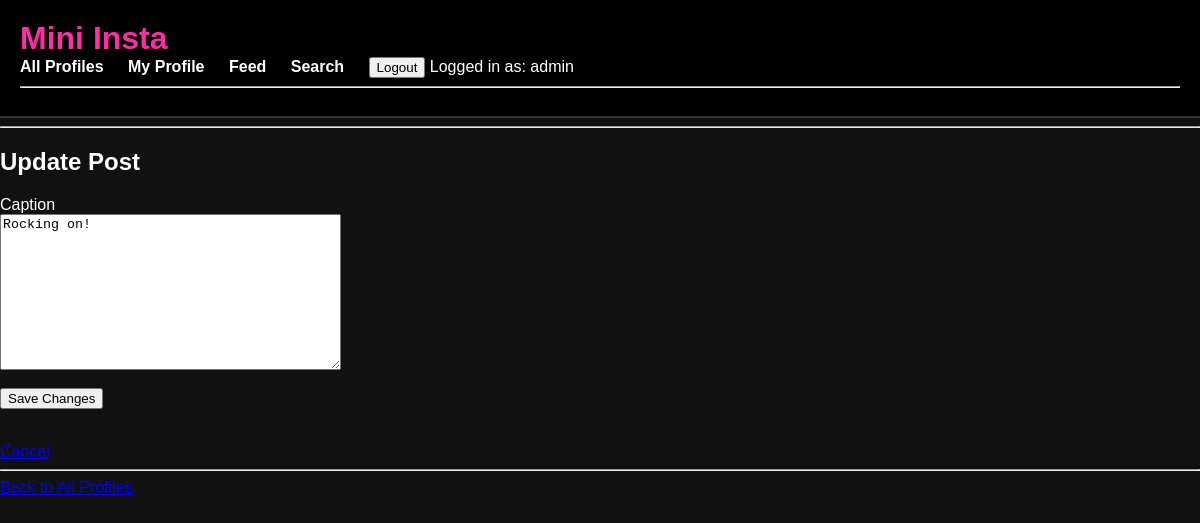
Before: /mini_insta/post/1/update/ (signed in) with the older database file.
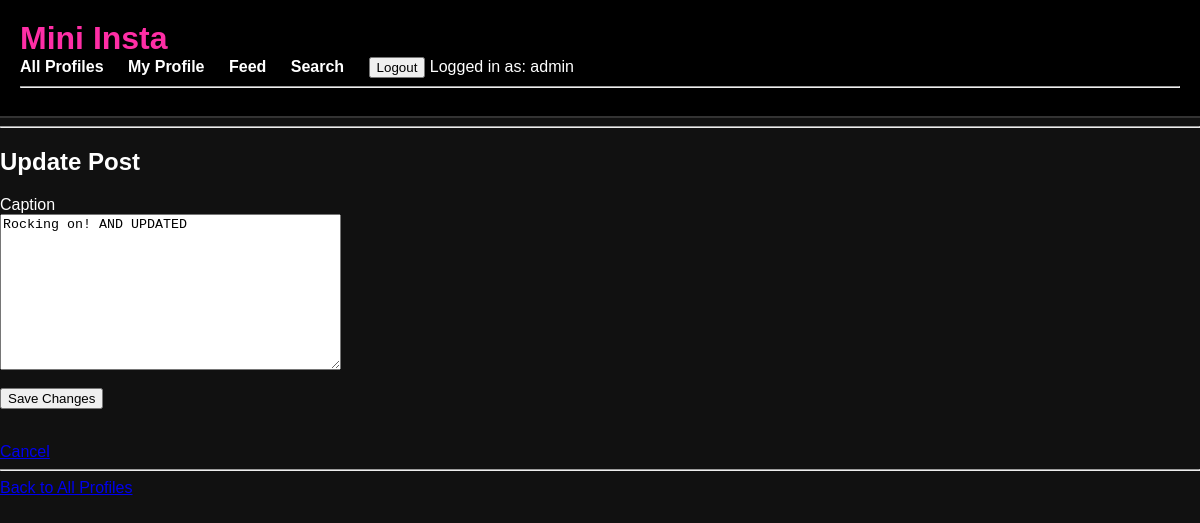
After: the same page with the newer database file.
### mini_insta/models.py (models this page shows, shortened)
class Post(models.Model):
    profile = models.ForeignKey("Profile", on_delete=models.CASCADE)
    caption = models.TextField(blank=True)
    timestamp = models.DateTimeField(auto_now_add=True)

### mini_insta/views.py (the view, shortened to what this page needs)
# urls.py: path("post/<int:pk>/update/", UpdatePostView.as_view(), name="update_post"),
class UpdatePostView(UserOwnsProfileMixin, UpdateView):
    model = Post
    fields = ['caption']
    template_name = "mini_insta/update_post_form.html"
    def get_queryset(self):
        return Post.objects.filter(profile=self.get_user_profile())

### mini_insta/views.py (called while the page is built)
    def get_user_profile(self):
        return Profile.objects.filter(user=self.request.user).first()

### mini_insta/templates/mini_insta/update_post_form.html (shortened to what this page needs)
{% extends "mini_insta/base.html" %}
{% block content %}
<h2>Update Post</h2>
<form method="POST">
    {% for field in form %}
        <label>{{ field.label }}</label><br>
        {{ field }}<br><br>
    {% endfor %}
    <button type="submit">Save Changes</button>
</form>
<br>
<a href="{% url 'show_post' object.pk %}">Cancel</a>
{% endblock %}

Changed rows visible on the page:
changed Post: caption "Rocking on!" → "Rocking on! AND UPDATED"
